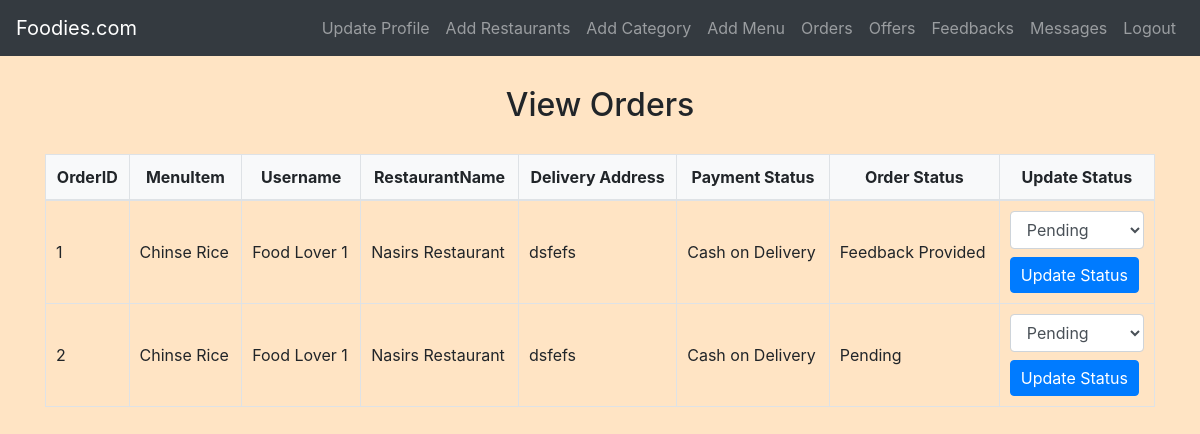
Screenshot of /restaurant/view_orders.php (signed in) with the database file from the repository.
### tables this page shows
CREATE TABLE `orders` (
  `OrderID` int(11) NOT NULL,
  `UserID` int(11) NOT NULL,
  `MenuItemID` int(11) NOT NULL,
  `RestaurantID` int(11) NOT NULL,
  `DeliveryAddress` varchar(255) NOT NULL,
  `PaymentStatus` varchar(50) NOT NULL,
  `OrderStatus` varchar(50) NOT NULL,
  `OrderDate` timestamp NOT NULL DEFAULT current_timestamp()
);

CREATE TABLE `menuitems` (
  `MenuItemID` int(11) NOT NULL,
  `RestaurantID` int(11) DEFAULT NULL,
  `ItemName` varchar(255) NOT NULL,
  `Description` text NOT NULL,
  `Price` decimal(10,2) NOT NULL,
  `CategoryID` int(11) DEFAULT NULL,
  `ImageURL` varchar(255) DEFAULT NULL,
  `SpecialDiscount` varchar(255) DEFAULT NULL
);

CREATE TABLE `users` (
  `id` int(11) NOT NULL,
  `username` varchar(255) NOT NULL,
  `password` varchar(255) NOT NULL,
  `email` varchar(255) NOT NULL,
  `phone` varchar(15) NOT NULL,
  `age` int(11) NOT NULL,
  `user_type` varchar(20) NOT NULL,
  `status` varchar(20) NOT NULL,
  `reset_token` varchar(255) DEFAULT NULL
);

CREATE TABLE `restaurants` (
  `RestaurantID` int(11) NOT NULL,
  `OwnerID` int(11) DEFAULT NULL,
  `RestaurantName` varchar(255) NOT NULL,
  `Location` varchar(255) NOT NULL,
  `RestaurantImage` varchar(255) DEFAULT NULL
);

### restaurant/view_orders.php (the view, shortened to what this page needs)
<?php
include('config.php');
$fetchOrdersSql = "SELECT O.*, M.ItemName, M.Description AS MenuItemDescription, U.UserName, R.RestaurantName
                   FROM Orders O
                   JOIN MenuItems M ON O.MenuItemID = M.MenuItemID
                   JOIN Users U ON O.UserID = U.id
                   JOIN Restaurants R ON M.RestaurantID = R.RestaurantID
                   WHERE R.OwnerID = ?";
$fetchOrdersStmt = mysqli_prepare($conn, $fetchOrdersSql);
mysqli_stmt_bind_param($fetchOrdersStmt, "i", $_SESSION["id"]);
mysqli_stmt_execute($fetchOrdersStmt);
$ordersResult = mysqli_stmt_get_result($fetchOrdersStmt);
?>
<!DOCTYPE html>
<html lang="en">
<head>
    <link rel="stylesheet" href="https://stackpath.bootstrapcdn.com/bootstrap/4.5.2/css/bootstrap.min.css">
    <link rel="stylesheet" href="../css/style.css">
</head>
<body>
    <?php include('navbar.php'); ?>
    <div class="container">
        <h2>View Orders</h2>
        <table class="table">
            <thead>
                <tr>
                    <th>OrderID</th>
                    <th>MenuItem</th>
                    <th>Username</th>
                    <th>RestaurantName</th>
                    <th>Delivery Address</th>
                    <th>Payment Status</th>
                    <th>Order Status</th>
                    <th>Update Status</th>
                </tr>
            </thead>
            <tbody>
                <?php while ($order = mysqli_fetch_assoc($ordersResult)) : ?>
                    <tr>
                        <td><?php echo $order['OrderID']; ?></td>
                        <td><?php echo $order['ItemName']; ?></td>
                        <td><?php echo $order['UserName']; ?></td>
                        <td><?php echo $order['RestaurantName']; ?></td>
                        <td><?php echo $order['DeliveryAddress']; ?></td>
                        <td><?php echo $order['PaymentStatus']; ?></td>
                        <td><?php echo $order['OrderStatus']; ?></td>
                        <td>
                            <form method="post">
                                <select name="newOrderStatus" class="form-control">
                                    <option value="Pending">Pending</option>
                                </select>
                                <button type="submit" name="updateStatus" class="mt-2 btn btn-primary">Update Status</button>
                            </form>
                        </td>
                    </tr>
                <?php endwhile; ?>
            </tbody>
        </table>
    </div>
</body>
</html>

### css/style.css (style rules this page uses)
body { background-color: bisque; }
h1, h2, h3, h4 { text-align: center; margin-top: 30px; margin-bottom: 30px; }
.table { width: 100%; border-collapse: collapse; margin-top: 20px; }
.table th, .table td { padding: 10px; border: 1px solid #dee2e6; }
.table thead th { background-color: #f8f9fa; font-weight: bold; text-align: center; }
.table tbody td { vertical-align: middle; }
.btn-primary { padding: 5px 10px; }

### rows the page displays
orders: OrderID "1", MenuItemID.ItemName "Chinse Rice", UserID.username "Food Lover 1", RestaurantID.RestaurantName "Nasirs Restaurant", DeliveryAddress "dsfefs", PaymentStatus "Cash on Delivery", OrderStatus "Feedback Provided"
orders: OrderID "2", MenuItemID.ItemName "Chinse Rice", UserID.username "Food Lover 1", RestaurantID.RestaurantName "Nasirs Restaurant", DeliveryAddress "dsfefs", PaymentStatus "Cash on Delivery", OrderStatus "Pending"
